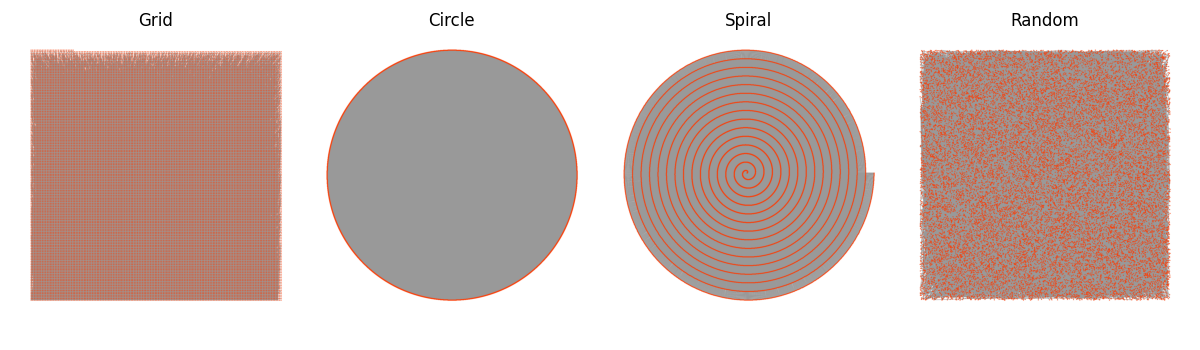

Python code for this plot:
import matplotlib.pyplot as plt

if __name__ == '__main__':
    fig, axes = plt.subplots(1, 4, figsize=(12, 3.5))
    
    for i, (filename, title) in enumerate([
        ('basic_grid', 'Grid'),
        ('basic_circle', 'Circle'),
        ('basic_spiral', 'Spiral'),
        ('basic_random', 'Random'),
    ]):
        axes[i].imshow(plt.imread(f'../results/{filename}.png'))
        axes[i].set_title(title)
    
    for ax in axes: ax.axis('off')
    fig.tight_layout()
    plt.savefig('basic.png')
